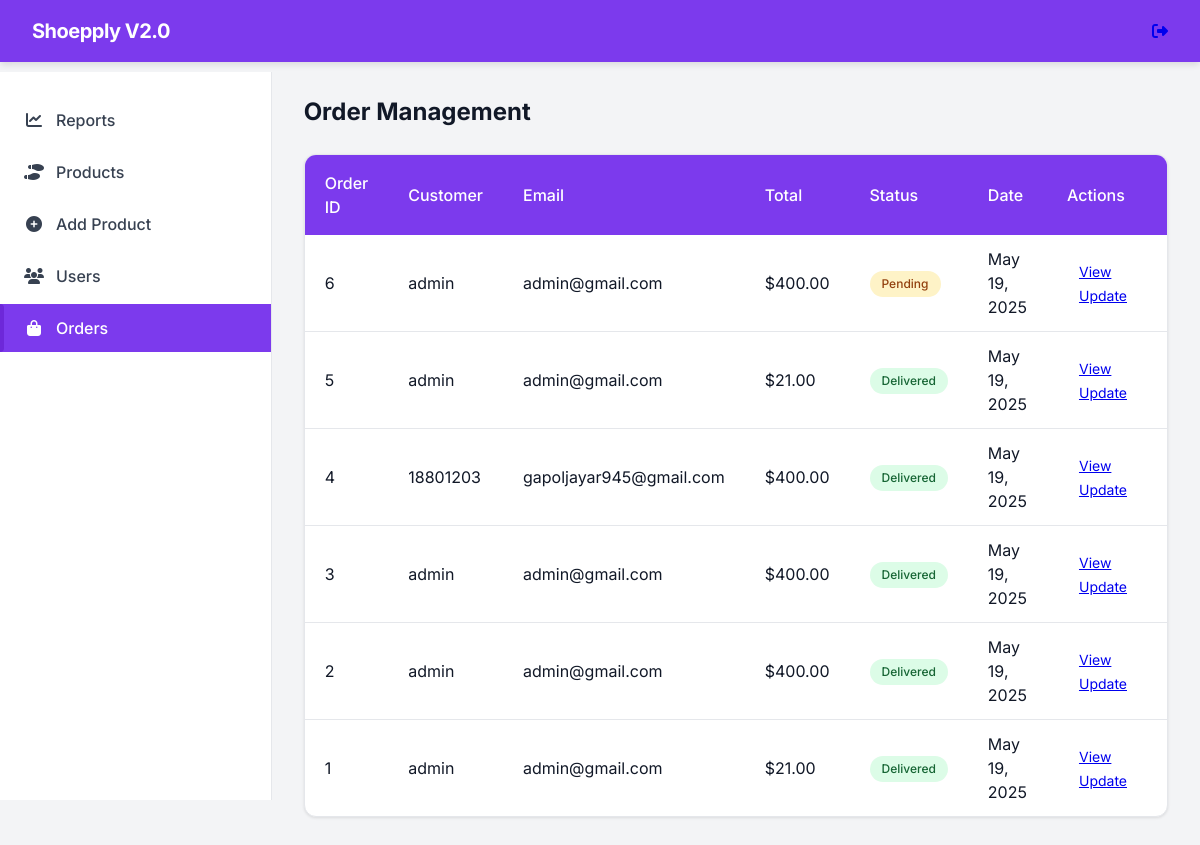
Screenshot of /admin/orders.php (signed in) with the database file from the repository.
### tables this page shows
CREATE TABLE IF NOT EXISTS `orders` (
  `id` int(11) NOT NULL AUTO_INCREMENT,
  `user_id` int(11) NOT NULL,
  `total_amount` decimal(10,2) NOT NULL,
  `status` enum('pending','processing','shipped','delivered','cancelled') DEFAULT 'pending',
  `created_at` timestamp NOT NULL DEFAULT current_timestamp(),
  `updated_at` timestamp NOT NULL DEFAULT current_timestamp() ON UPDATE current_timestamp(),
  PRIMARY KEY (`id`),
  KEY `user_id` (`user_id`)
);

CREATE TABLE IF NOT EXISTS `users` (
  `id` int(11) NOT NULL AUTO_INCREMENT,
  `username` varchar(50) NOT NULL,
  `email` varchar(255) NOT NULL,
  `password` varchar(255) NOT NULL,
  `role` enum('admin','user') DEFAULT 'user',
  `created_at` timestamp NOT NULL DEFAULT current_timestamp(),
  `updated_at` timestamp NOT NULL DEFAULT current_timestamp() ON UPDATE current_timestamp(),
  PRIMARY KEY (`id`),
  UNIQUE KEY `email` (`email`)
);

### admin/orders.php (the view, shortened to what this page needs)
<?php
require_once 'header.php';
$stmt = $pdo->query("
    SELECT o.id, o.total_amount, o.status, o.created_at, u.username, u.email
    FROM orders o
    JOIN users u ON o.user_id = u.id
    ORDER BY o.created_at DESC
");
$orders = $stmt->fetchAll(PDO::FETCH_ASSOC);
?>
<h2>Order Management</h2>
<table class="admin-table">
    <thead>
        <tr>
            <th>Order ID</th>
            <th>Customer</th>
            <th>Email</th>
            <th>Total</th>
            <th>Status</th>
            <th>Date</th>
            <th>Actions</th>
        </tr>
    </thead>
    <tbody>
        <?php foreach ($orders as $order): ?>
        <tr>
            <td><?php echo $order['id']; ?></td>
            <td><?php echo htmlspecialchars($order['username']); ?></td>
            <td><?php echo htmlspecialchars($order['email']); ?></td>
            <td>$<?php echo number_format($order['total_amount'], 2); ?></td>
            <td>
                <span class="status-badge <?php echo strtolower($order['status']); ?>">
                    <?php echo ucfirst($order['status']); ?>
                </span>
            </td>
            <td><?php echo date('M j, Y', strtotime($order['created_at'])); ?></td>
            <td>
                <a href="view_order.php?id=<?php echo $order['id']; ?>" class="admin-button small">View</a>
                <a href="update_order.php?id=<?php echo $order['id']; ?>" class="admin-button small">Update</a>
            </td>
        </tr>
        <?php endforeach; ?>
    </tbody>
</table>
<?php include 'footer.php'; ?>

### admin/header.php (shortened to what this page needs)
<!DOCTYPE html>
<html lang="en">
<head>
    <link href="https://cdnjs.cloudflare.com/ajax/libs/font-awesome/6.4.0/css/all.min.css" rel="stylesheet">
</head>
<body>
    <header class="admin-header">
        <nav class="admin-nav">
            <div class="logo">Shoepply V2.0</div>
            <div class="admin-nav-user">
                <a href="../index.php" title="Logout"><i class="fas fa-sign-out-alt"></i></a>
            </div>
        </nav>
    </header>
    <main class="admin-main">
        <aside class="admin-sidebar">
            <ul class="sidebar-menu">
            <li><a href="reports.php" class="<?php echo basename($_SERVER['PHP_SELF']) == 'reports.php' ? 'active' : ''; ?>"><i class="fas fa-chart-line"></i> Reports</a></li>
                <li><a href="products.php" class="<?php echo basename($_SERVER['PHP_SELF']) == 'products.php' ? 'active' : ''; ?>"><i class="fas fa-shoe-prints"></i> Products</a></li>
                <li><a href="add_product.php" class="<?php echo basename($_SERVER['PHP_SELF']) == 'add_product.php' ? 'active' : ''; ?>"><i class="fas fa-plus-circle"></i> Add Product</a></li>
                <li><a href="users.php" class="<?php echo basename($_SERVER['PHP_SELF']) == 'users.php' ? 'active' : ''; ?>"><i class="fas fa-users"></i> Users</a></li>
                <li><a href="orders.php" class="<?php echo basename($_SERVER['PHP_SELF']) == 'orders.php' ? 'active' : ''; ?>"><i class="fas fa-shopping-bag"></i> Orders</a></li>
            </ul>
        </aside>
        <div class="admin-content">

### admin/footer.php (shortened to what this page needs)
</div>
    </main>
</body>
</html>

### admin/header.php (style rules this page uses)
:root { --primary: #7c3aed; --primary-light: #8b5cf6; --primary-dark: #6d28d9; --gray-100: #f3f4f6; --gray-200: #e5e7eb; --gray-300: #d1d5db; --gray-700: #374151; --gray-900: #111827; --success: #10b981; --warning: #f59e0b; --danger: #ef4444; }
* { margin: 0; padding: 0; box-sizing: border-box; }
body { font-family: 'Inter', sans-serif; background-color: var(--gray-100); color: var(--gray-900); line-height: 1.5; }
.admin-header { background-color: var(--primary); color: white; padding: 1rem 2rem; box-shadow: 0 4px 6px -1px rgba(0, 0, 0, 0.1); position: sticky; top: 0; z-index: 50; }
.admin-nav { display: flex; justify-content: space-between; align-items: center; max-width: 1400px; margin: 0 auto; }
.admin-main { display: flex; min-height: calc(100vh - 72px); }
.admin-sidebar { width: 280px; background-color: white; border-right: 1px solid var(--gray-200); padding: 1.5rem 0; position: sticky; top: 72px; height: calc(100vh - 72px); overflow-y: auto; }
.admin-content { flex: 1; padding: 2rem; max-width: 1400px; margin: 0 auto; width: 100%; }
.sidebar-menu { list-style: none; padding: 0; margin: 0; }
.sidebar-menu li { margin-bottom: 0.25rem; }
.sidebar-menu a { display: flex; align-items: center; gap: 0.75rem; padding: 0.75rem 1.5rem; color: var(--gray-700); text-decoration: none; font-weight: 500; transition: all 0.2s; }
.sidebar-menu a.active { background-color: var(--primary); color: white; position: relative; }
.sidebar-menu a.active::before { content: ''; position: absolute; left: 0; top: 0; bottom: 0; width: 4px; background-color: var(--primary-dark); border-radius: 0 4px 4px 0; }
.sidebar-menu a i { width: 20px; text-align: center; }
.logo { font-weight: 700; font-size: 1.25rem; letter-spacing: -0.5px; }
.admin-nav-user { display: flex; align-items: center; gap: 0.75rem; }

### admin/orders.php (style rules this page uses)
.admin-table { width: 100%; border-collapse: separate; border-spacing: 0; margin-top: 1.5rem; background: white; box-shadow: 0 1px 3px rgba(0, 0, 0, 0.1); border-radius: 0.75rem; overflow: hidden; border: 1px solid var(--gray-200); }
.admin-table th { background-color: var(--primary); color: white; font-weight: 500; padding: 1rem 1.25rem; text-align: left; }
.admin-table td { padding: 0.75rem 1.25rem; border-bottom: 1px solid var(--gray-200); vertical-align: middle; }
.admin-table tr:last-child td { border-bottom: none; }
.admin-button.small { padding: 0.375rem 0.75rem; font-size: 0.875rem; margin-right: 0.5rem; }
.status-badge { display: inline-block; padding: 0.25rem 0.75rem; border-radius: 9999px; font-size: 0.75rem; font-weight: 500; text-transform: capitalize; }
.status-badge.pending { background-color: #fef3c7; color: #92400e; }
.status-badge.delivered { background-color: #dcfce7; color: #166534; }

### rows the page displays
orders: id "6", user.username "admin", user.email "admin@gmail.com", total_amount "400.00", status "Pending", created_at "May 19, 2025"
orders: id "5", user.username "admin", user.email "admin@gmail.com", total_amount "21.00", status "Delivered", created_at "May 19, 2025"
orders: id "4", user.username "18801203", user.email "gapoljayar945@gmail.com", total_amount "400.00", status "Delivered", created_at "May 19, 2025"
orders: id "3", user.username "admin", user.email "admin@gmail.com", total_amount "400.00", status "Delivered", created_at "May 19, 2025"
orders: id "2", user.username "admin", user.email "admin@gmail.com", total_amount "400.00", status "Delivered", created_at "May 19, 2025"
orders: id "1", user.username "admin", user.email "admin@gmail.com", total_amount "21.00", status "Delivered", created_at "May 19, 2025"
